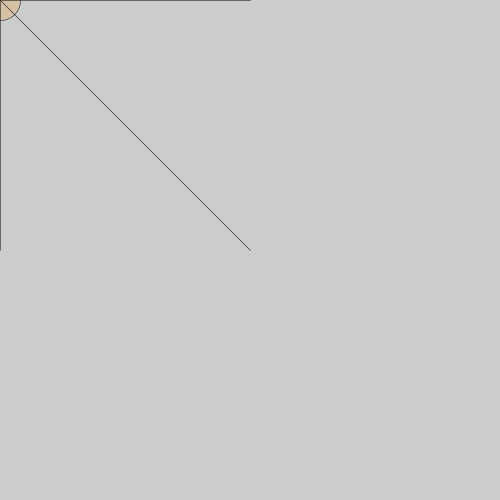
Frame 1 (no input)
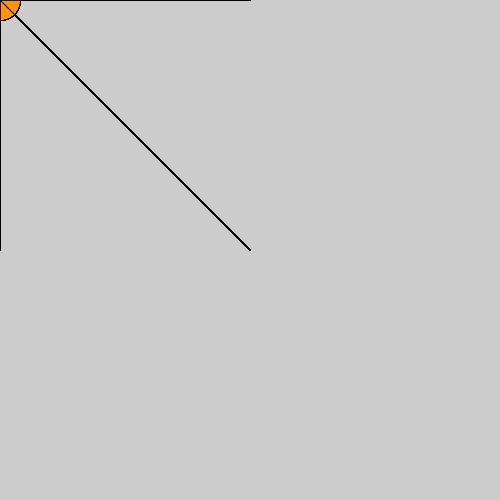
Frame 60 (the mouse pressed at the canvas centre just before this capture)
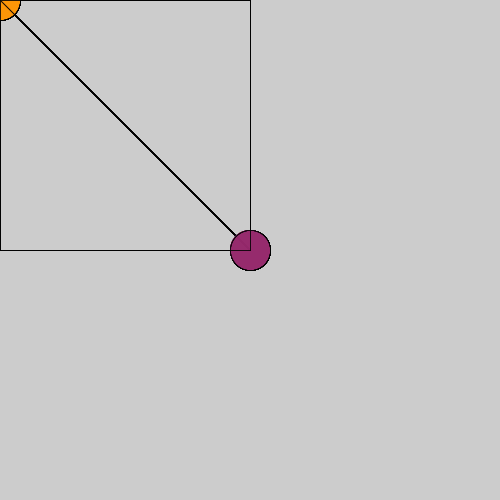
Frame 120 (the mouse held since frame 60 and released just before this capture)

The Processing sketch that drew these frames (run headless with seeded random() and noise(); from frame 60 on, the mouse is pressed at the canvas centre):

// Processing sketch: processing_113130
// ── processing_113130.pde

//processing practiceD
//by chen,wu-zhi


void setup() {
  size(500, 500);
  smooth();
  strokeWeight(0.5);
}
void draw() {
  if (mousePressed) {
    fill(150,40,105,50);
  } 
  else {
    fill(255,150,4,50);
  }
  ellipse(mouseX, mouseY, 40, 40);
  line(mouseX,mouseY,250,250);
  line(mouseX,mouseY,0,250);
  line(mouseX,mouseY,250,0);
  
}
